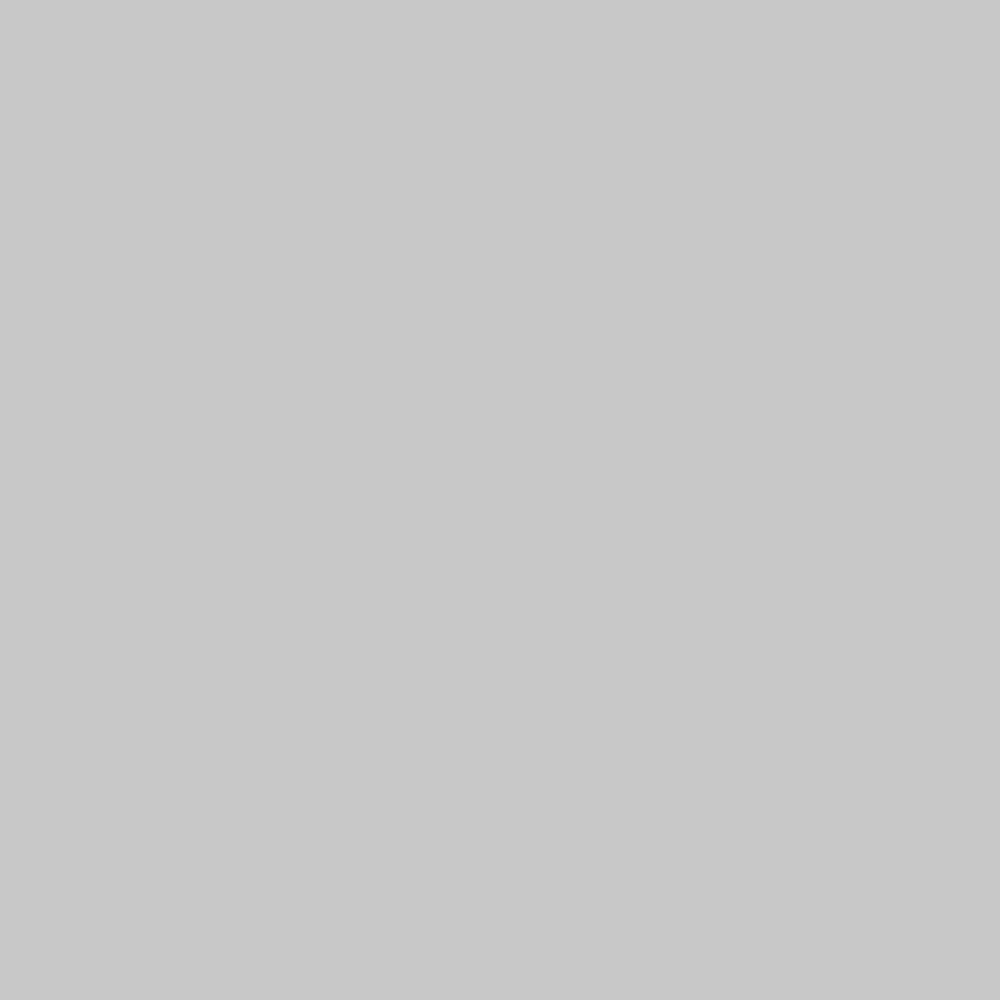
Frame 1 (no input)
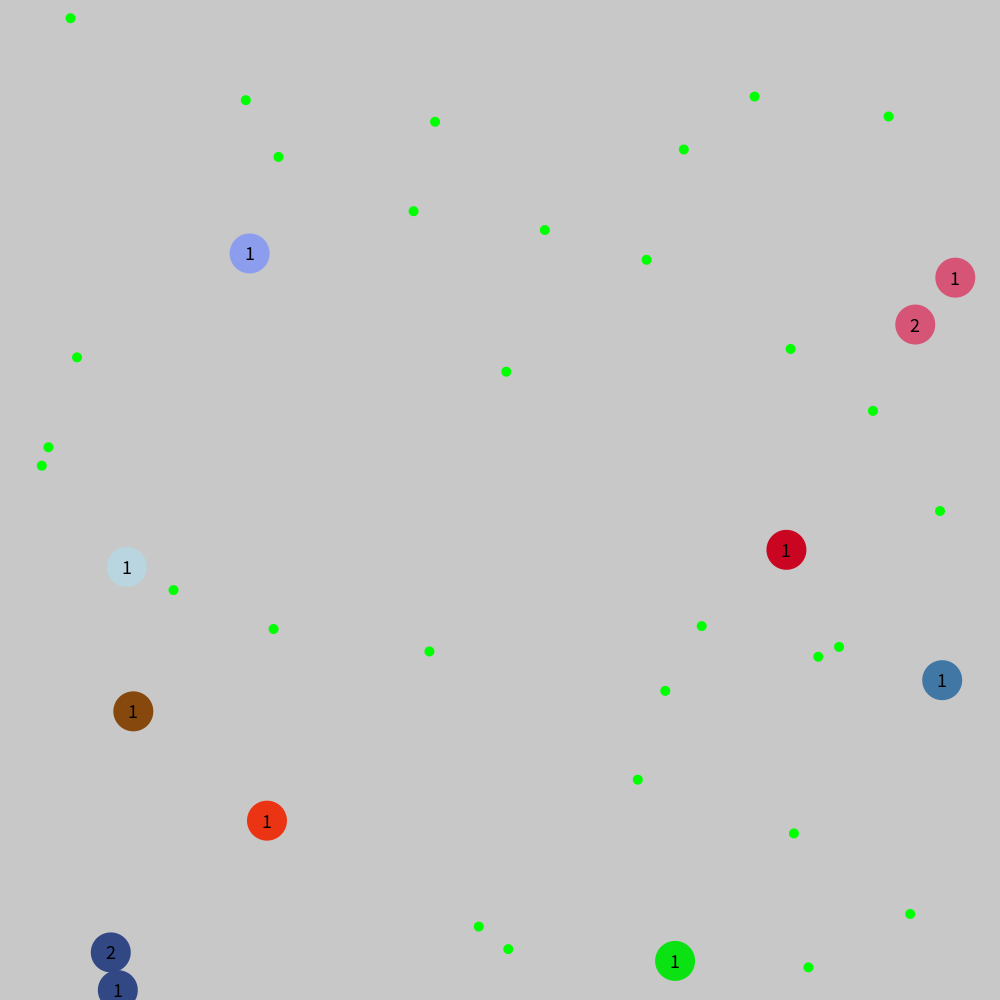
Frame 60 (the mouse pressed at the canvas centre just before this capture)
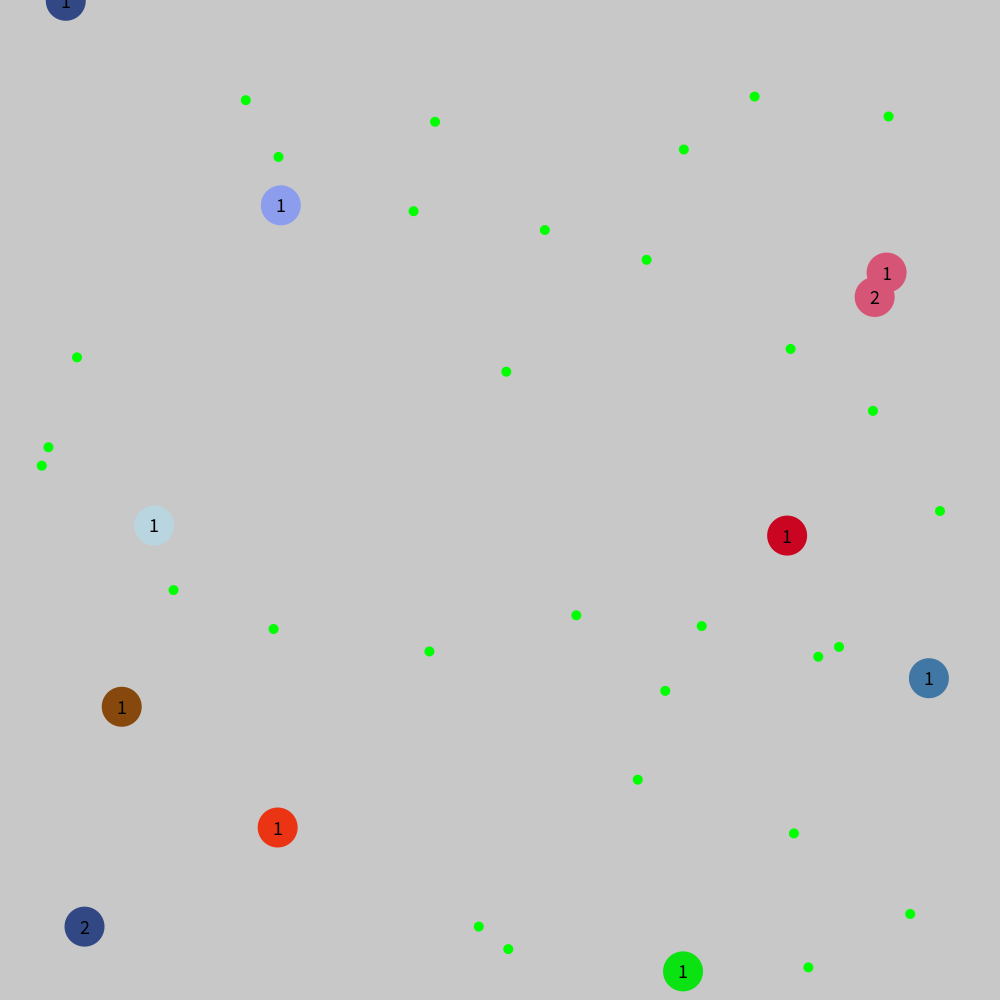
Frame 120 (the mouse held since frame 60 and released just before this capture)

The Processing sketch that drew these frames (run headless with seeded random() and noise(); from frame 60 on, the mouse is pressed at the canvas centre):

// Processing sketch: Evolution
// ── Evolution.pde
matrix m = new matrix();
ArrayList<PVector> food = new ArrayList();
ArrayList<PVector> removeFood = new ArrayList();

ArrayList<creature> creatures = new ArrayList();
ArrayList<creature> toAddC = new ArrayList();
ArrayList<creature> toRemoveC = new ArrayList();

void setup(){
  size(1000,1000);
}

void draw(){
  background(200);
  for(int i = 0;i < 1;i++){
    for(PVector f:food){
      fill(0,255,0);
      ellipse(f.x,f.y,10,10);
    }
    for(creature c:creatures){
      c.update();
      c.move();
      if(c.hunger>1000){
        c.hunger=c.hunger-500;
        toAddC.add(new creature(new PVector(c.pos.x,c.pos.y)));
        toAddC.get(toAddC.size()-1).n=c.n;
        toAddC.get(toAddC.size()-1).dna=c.dna;
        toAddC.get(toAddC.size()-1).gen=c.gen+1;
        toAddC.get(toAddC.size()-1).hunger=500;
        toAddC.get(toAddC.size()-1).mutate();
      }
      if(c.checkDead()){
        food.add(c.pos);
        toRemoveC.add(c);
      }
      c.display();
    }
    println(creatures.size());
    food.removeAll(removeFood);
    removeFood = new ArrayList();
    creatures.addAll(toAddC);
    toAddC = new ArrayList();
    creatures.removeAll(toRemoveC);
    toRemoveC = new ArrayList();
    if(food.size() < 30){
      food.add(new PVector(random(width),random(height)));
    }
    if(creatures.size() < 10){
      creatures.add(new creature(new PVector(random(width),random(height))));
    }
  }
}
// ── creature.pde
class creature{
  int gen = 1;
  
  matrix m = new matrix();
  network n;
  
  float angle = 0;
  
  PVector acc = new PVector(0,0);
  PVector vel = new PVector(0,0);
  PVector pos = new PVector(0,0);
  
  int inputNum = 16;
  float[] dna = {8,random(255),random(255),random(255)};
  
  float[] outputs = new float[round(dna[1])];
  
  float health = 100;
  float hunger = 1000;
  creature(PVector p){
    pos = p.copy();
    n = new network(inputNum,32,3);
  }
  void display(){
    noStroke();
    fill(color(dna[1],dna[2],dna[3]));
    ellipse(pos.x,pos.y,dna[0]*5,dna[0]*5);
    textAlign(CENTER,CENTER);
    fill(0);
    textSize(20);
    text(gen,pos.x,pos.y);
  }
  void update(){
    for(PVector f:food){
      if(dist(pos.x,pos.y,f.x,f.y)<(dna[0]*5+10)/2){
        removeFood.add(f);
        hunger+=100;
      }
    }
    vel.add(acc.copy());
    vel.limit(5);
    pos.add(vel.copy());
    acc.mult(0);
    hunger--;
    if(hunger < 0){
      health--;
    }
    
    float[] inputs = new float[inputNum];
    //inputs[inputNum*2] = outputs[3];
    PVector[] endPoint = new PVector[inputNum];
    for(int  i = 0;i < inputNum;i++){
      boolean reached = false;
      float distance = 0;
      PVector dir = PVector.fromAngle(radians(360/inputNum*i+angle)).copy();
      PVector ray = pos.copy();
      while(reached == false){
        ray.add(dir);
        distance++;
        if(dist(ray.x,ray.y,pos.x,pos.y)>dna[0]*5){
          for(PVector f:food){
            if(dist(ray.x,ray.y,f.x,f.y)<(dna[0]*5+10)/2){
              reached = true;
              endPoint[i] = new PVector(ray.x,ray.y);
            }
          }
          if(ray.x<0||ray.x>width||ray.y<0||ray.y>height){
            reached = true;
            endPoint[i] = new PVector(ray.x,ray.y);
          }
        }
        //println(reached);
      }
      
      inputs[i] = map(distance,0,sqrt(pow(width,2)+pow(height,2)),1,0);
    }
    for(int i = 0;i < endPoint.length;i++){
      if(i<inputNum){
        stroke(0);
        strokeWeight(0.2);
      }else{
        stroke(0,255,0);
        strokeWeight(0.2);
      }
      //line(endPoint[i].x,endPoint[i].y,pos.x,pos.y);
    }
    outputs = m.matrixToArray(n.feedforward(m.arrayToMatrix(inputs)),0);
    
  }
  void move(){
    if(outputs[0]>1){
      angle+=0.5;
    }
    if(outputs[0]<1){
      angle-=0.5;
    }
    acc.add(PVector.fromAngle(angle).mult(outputs[1]));
    acc.add(PVector.fromAngle(angle).mult(-outputs[2]));
    if(pos.x<0){
      pos.x=width;
    }
    if(pos.x>width){
      pos.x=0;
    }
    if(pos.y<0){
      pos.y=height;
    }
    if(pos.y>height){
      pos.y=0;
    }
  }
  boolean checkDead(){
    if(health<0){
      return true;
    }
    return false;
  }
  void mutate(){
    n.weight_ih=m.entSum(n.weight_ih,m.Random(n.weight_ih[0].length,n.weight_ih.length,-0.1,0.1));
    n.weight_ho=m.entSum(n.weight_ho,m.Random(n.weight_ho[0].length,n.weight_ho.length,-0.1,0.1));
    //println(n.hiddenNodeBias.length,n.hiddenNodeBias[0].length);
    //println(n.outNodeBias.length,n.outNodeBias[0].length);
    n.hiddenNodeBias = m.entSum(n.hiddenNodeBias,m.Random(1,n.hiddenNodeBias.length,-1,1));
    n.outNodeBias = m.entSum(n.hiddenNodeBias,m.Random(1,n.outNodeBias.length,-1,1));
    dna[1]+=random(-5,5);
    dna[2]+=random(-5,5);
    dna[3]+=random(-5,5);
  }
}
// ── matrix_Math.pde
class matrix{
  matrix(){
    
  }
  float[][] arrayToMatrix(float[] a1){
    float[][] out = new float[a1.length][1];
    for(int i = 0;i < a1.length;i++){
      out[i][0]=a1[i];
    }
    return out;
  }
  float[] matrixToArray(float[][] m1,int row){
    float[] out = new float[m1.length];
    for(int i = 0;i < m1.length;i++){
      out[i]=m1[i][row];
    }
    return out;
  }
  //random matrix
  float[][] Random(int x,int y,float min,float max){
    float[][] out = new float[y][x];
    for(int i = 0;i < out.length;i++){
      for(int j = 0;j < out[0].length;j++){
        out[i][j]=random(min,max);
      }
    }
    return out;
  }
  //Entrywise sum
  float[][] entSum(float[][] m1,float[][] m2){
    float[][] out = new float[m2.length][m2[0].length];
    for(int i = 0;i < out.length;i++){
      for(int j = 0;j < out[0].length;j++){
        out[i][j] = m1[i][j]+m2[i][j];
      }
    }
    return out;
  }
  //subtraction
  float[][] Sub(float[][] m1,float[][] m2){
    float[][] out = new float[m1.length][m1[0].length];
    for(int i = 0;i < out.length;i++){
      for(int j = 0;j < out[0].length;j++){
        out[i][j] = m1[i][j]-m2[i][j];
      }
    }
    return out;
  }
  //Direct Sum
  float[][] directSum(float[][] m1,float[][] m2){
    float[][] out = new float[m1.length+m2.length][m1[0].length+m2[0].length];
    for(int i = 0;i < m1.length;i++){
      for(int j = 0;j < m1[0].length;j++){
        out[i][j] = m1[i][j];
      }
    }
    for(int i = m1.length;i < m2.length+m1.length;i++){
      for(int j = m1[0].length;j < m2[0].length+m1[0].length;j++){
        out[i][j] = m2[i-m1.length][j-m1[0].length];
      }
    }
    return out;
  }
  //Product
  float[][] Mult(float[][] m1,float[][] m2){
    float[][] out = new float[m1.length][m2[0].length];
    for(int m1y = 0;m1y < out.length;m1y++){
      for(int m2x = 0;m2x < out[0].length;m2x++){
        float total = 0;
        for(int m2y = 0;m2y < m1[0].length;m2y++){
          total += m1[m1y][m2y]*m2[m2y][m2x];
        }
        out[m1y][m2x] = total;
      }
    }
    return out;
  }
  float[][] dMult(float[][] m1,float[][] m2){
    float[][] out = new float[m1.length][m2[0].length];
    for(int m1y = 0;m1y < out.length;m1y++){
      for(int m2x = 0;m2x < out[0].length;m2x++){
        float total = 0;
        for(int m2y = 0;m2y < m1[0].length;m2y++){
          total += m1[m1y][m2y]*m2[m2y][m2x];
        }
        out[m1y][m2x] = total;
      }
    }
    return out;
  }
  float[][] Transpose(float[][] m1){
    float[][] out = new float[m1[0].length][m1.length];
    for(int m1y = 0;m1y < m1.length;m1y++){
      for(int m1x = 0;m1x < m1[0].length;m1x++){
        out[m1x][m1y]=m1[m1y][m1x];
      }
    }
    return out;
  }
  float[][] Mult(float[][] m1,float n){
    float[][] out = new float[m1.length][m1[0].length];
    for(int m1y = 0;m1y < m1.length;m1y++){
      for(int m1x = 0;m1x < m1[0].length;m1x++){
        out[m1y][m1x]=m1[m1y][m1x]*n;
      }
    }
    return out;
  }
  float[][] mapMult(float[][] m1,float[][] m2){
    float[][] out = new float[m1.length][m1[0].length];
    for(int y = 0;y < m1.length;y++){
      for(int x = 0;x < m1[0].length;x++){
        out[y][x]=m1[y][x]*m2[y][x];
      }
    }
    return out;
  }
}
// ── neural_network.pde
class network{
  matrix m = new matrix();
  
  float[][] inNode;
  float[][] hiddenNode;
  float[][] outNode;
  float[][] hiddenNodeBias;
  float[][] outNodeBias;
  
  float[][] weight_ih;
  float[][] weight_ho;
  network(int i,int h,int o){
    inNode = new float[1][i];
    hiddenNode = new float[1][h];
    outNode = new float[1][o];
    
    hiddenNodeBias = m.Random(1,h,-1,1);
    outNodeBias = m.Random(1,o,-1,1);
    
    weight_ih = m.Random(i,h,-1,1);
    weight_ho = m.Random(h,o,-1,1);
  }
  float[][] feedforward(float[][] input){
    inNode = input;
    hiddenNode = m.Mult(weight_ih,inNode);
    hiddenNode = m.entSum(hiddenNode,hiddenNodeBias);
    outNode = m.Mult(weight_ho,hiddenNode);
    outNode = m.entSum(outNode,outNodeBias);
    return outNode;
  }
  void display(float x, float y,float scl){
    textMode(CENTER);
    for(int i = 0;i < inNode.length;i++){
      for(int j = 0;j < hiddenNode.length;j++){
        stroke(map(weight_ih[j][i],1,-1,0,255),map(weight_ih[j][i],-1,1,0,255),0);
        strokeWeight(abs(weight_ih[j][i])*scl);
        line(x*scl,y*scl+i*20*scl,x*scl+60*scl,y*scl+j*20*scl);
      }
    }
    for(int i = 0;i < hiddenNode.length;i++){
      for(int j = 0;j < outNode.length;j++){
        stroke(map(weight_ho[j][i],1,-1,0,255),map(weight_ho[j][i],-1,1,0,255),0);
        strokeWeight(map(abs(weight_ho[j][i]),0,2,0,4)*scl);
        line(x*scl+60*scl,y*scl+i*20*scl,x*scl+120*scl,y*scl+j*20*scl);
      }
    }
    for(int i = 0;i < hiddenNode.length;i++){
      stroke(map(hiddenNodeBias[i][0],1,-1,0,255),map(hiddenNodeBias[i][0],-1,1,0,255),0);
      strokeWeight(map(abs(hiddenNodeBias[i][0]),0,2,0,4)*scl);
      line(x*scl+60*scl,y*scl+i*20*scl,x*scl,y*scl+inNode.length*20*scl);
    }
    noStroke();
    fill(0,255,0);
    ellipse(x*scl,y*scl+inNode.length*20*scl,10*scl,10*scl);
    ellipse(x*scl+60*scl,y*scl+hiddenNode.length*20*scl,10*scl,10*scl);
    textSize(10*scl);
    text(1,x*scl,y+inNode.length*20*scl);
    text(1,x*scl+60*scl,y*scl+hiddenNode.length*20*scl);
    for(int i = 0;i < outNode.length;i++){
      stroke(map(outNodeBias[i][0],1,-1,0,255),map(outNodeBias[i][0],-1,1,0,255),0);
      strokeWeight(map(abs(outNodeBias[i][0]),0,2,0,4)*scl);
      line(x*scl+120*scl,y*scl+i*20*scl,x*scl+60*scl,y*scl+hiddenNode.length*20*scl);
    }
    for(int i = 0;i < inNode.length;i++){
      noStroke();
      fill(map(inNode[i][0],1,-1,0,255),map(inNode[i][0],-1,1,0,255),0);
      ellipse(x*scl,y*scl+i*20*scl,10*scl,10*scl);
      textSize(10*scl);
      text(inNode[i][0],x*scl,y*scl+i*20*scl);
    }
    for(int i = 0;i < hiddenNode.length;i++){
      noStroke();
      fill(map(hiddenNode[i][0],1,-1,0,255),map(hiddenNode[i][0],-1,1,0,255),0);
      ellipse(x*scl+60*scl,y*scl+i*20*scl,10*scl,10*scl);
      textSize(10*scl);
      text(hiddenNode[i][0],x*scl+60*scl,y*scl+i*20*scl);
    }
    for(int i = 0;i < outNode.length;i++){
      noStroke();
      fill(map(outNode[i][0],1,-1,0,255),map(outNode[i][0],-1,1,0,255),0);
      ellipse(x*scl+120*scl,y*scl+i*20*scl,10*scl,10*scl);
      textSize(10*scl);
      text(outNode[i][0],x*scl+120*scl,y*scl+i*20*scl);
    }
  }
}
